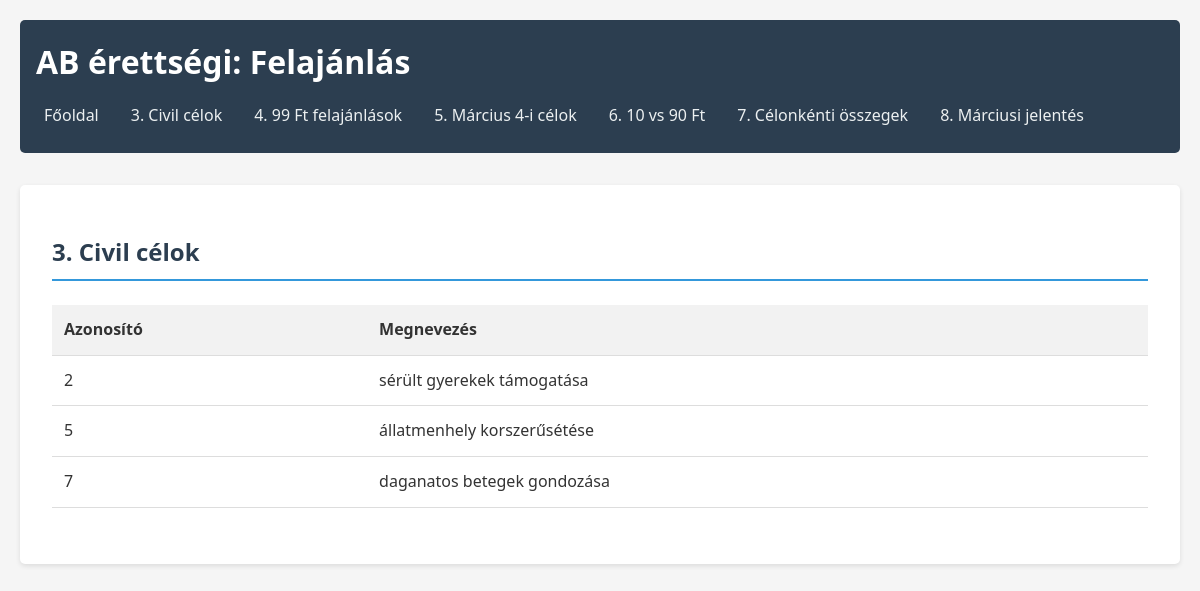
The app's page /3civil/ with its own data.
### felajanlasok/models.py (models this page shows, shortened)
class Cel(models.Model):
    az = models.IntegerField(primary_key=True, verbose_name="Azonosító")
    megnevezes = models.CharField(max_length=255, verbose_name="Megnevezés")
    civil = models.BooleanField(verbose_name="Civil összefogás")
    class Meta:
        verbose_name = "Cél"
        verbose_name_plural = "Célok"

### felajanlasok/views.py (the view)
# urls.py: path('3civil/', views.task3_civil, name='task3_civil'),
def task3_civil(request):
    civil_goals = Cel.objects.filter(civil=True)
    context = {'civil_goals': civil_goals, 'title': '3. Civil célok'}
    return render(request, 'felajanlasok/task3_civil.html', context)

### felajanlasok/templates/felajanlasok/task3_civil.html (shortened to what this page needs)
{% extends 'felajanlasok/base.html' %}
{% block content %}
<div class="task-result">
    <h2>{{ title }}</h2>
    {% if civil_goals %}
    <table>
        <thead>
            <tr>
                <th>Azonosító</th>
                <th>Megnevezés</th>
            </tr>
        </thead>
        <tbody>
            {% for goal in civil_goals %}
            <tr>
                <td>{{ goal.az }}</td>
                <td>{{ goal.megnevezes }}</td>
            </tr>
            {% endfor %}
        </tbody>
    </table>
    {% else %}
    <p class="no-data">Nincsenek civil célok az adatbázisban.</p>
    {% endif %}
</div>
{% endblock %}

### felajanlasok/static/style.css (style rules this page uses)
* { margin: 0; padding: 0; box-sizing: border-box; }
body { font-family: 'Segoe UI', Tahoma, Geneva, Verdana, sans-serif; line-height: 1.6; color: #333; background-color: #f5f5f5; max-width: 1200px; margin: 0 auto; padding: 20px; }
table { width: 100%; border-collapse: collapse; margin: 1.5rem 0; }
table th, table td { padding: 0.75rem; text-align: left; border-bottom: 1px solid #ddd; }
table th { background-color: #f2f2f2; font-weight: bold; }
.task-result h2 { margin-bottom: 1.5rem; color: #2c3e50; border-bottom: 2px solid #3498db; padding-bottom: 0.5rem; }

### records on screen
Cel: az "2", megnevezes "sérült gyerekek támogatása"
Cel: az "5", megnevezes "állatmenhely korszerűsétése"
Cel: az "7", megnevezes "daganatos betegek gondozása"

### other values on screen
{{ title }} "3. Civil célok"
